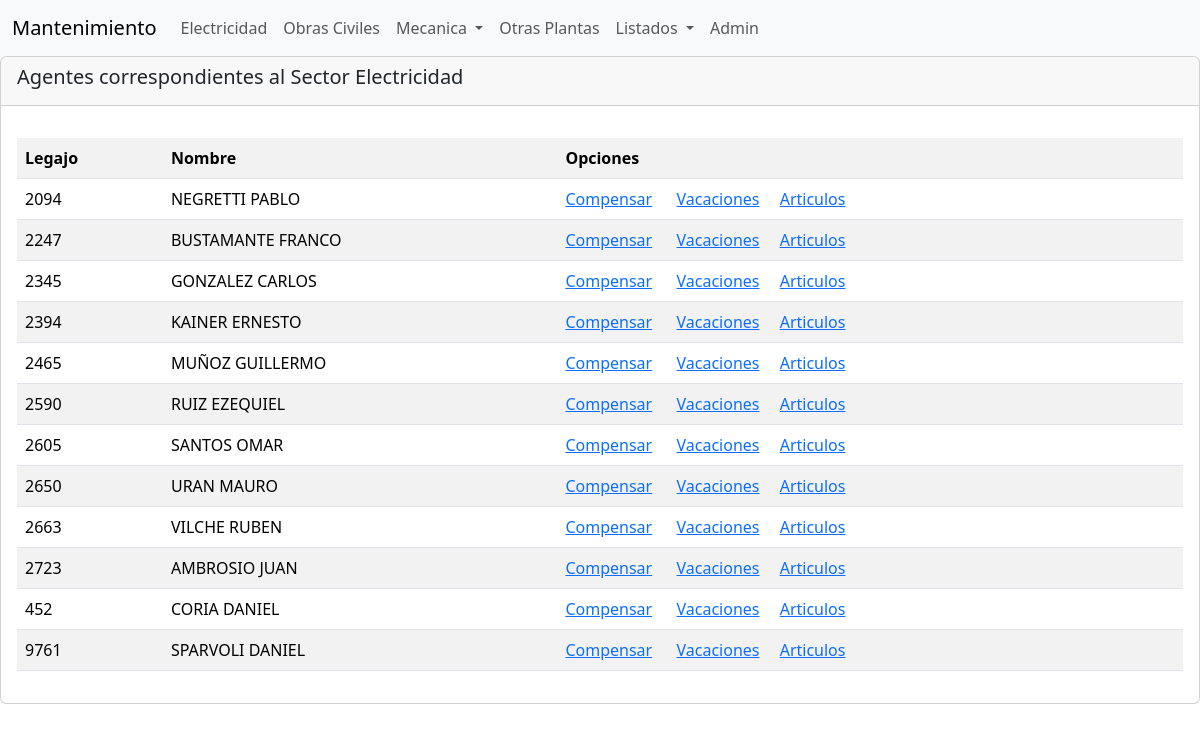
The app's page /electricidad with its own data.
### Agentes/models.py (models this page shows, shortened)
class Agente(models.Model):
    legajo = models.CharField(primary_key=True, max_length=4)
    nombre = models.CharField(max_length=50)
    area = models.ForeignKey(Area,null=True,blank=True,on_delete=models.CASCADE)

### Agentes/views.py (the view)
# urls.py: path('electricidad', views.electricidad),
def electricidad(request):
    listagentes = Agente.objects.filter(area=10).order_by('legajo')
    return render(request, "electricidad.html", {"agentes":listagentes})

### Agentes/Templates/electricidad.html
{% extends "./base.html" %}
{% block content %}
        <h5>Agentes correspondientes al Sector Electricidad</h5>
{% endblock %}
{% block body %}
  <div class="d-flex justify-content-center">
    <table class="table table-striped">
        <tr >
          <th>Legajo</th>
          <th>Nombre</th>
          <th>Opciones</th>
        </tr>
          {% for c in agentes %}
          <tr>
          <td>{{c.legajo}}</td>
          <td>{{c.nombre}}</td>
          <td><a href="compensatorios/{{c.legajo}}">Compensar</a> &emsp;
              <a href="vacaciones/{{c.legajo}}">Vacaciones</a>&emsp;
              <a href="articulos/{{c.legajo}}">Articulos</a></td>
        </tr>
          {% endfor %}
    </table>
</div>
{% endblock %}

### records on screen
Agente: legajo "2094", nombre "NEGRETTI PABLO"
Agente: legajo "2247", nombre "BUSTAMANTE FRANCO"
Agente: legajo "2345", nombre "GONZALEZ CARLOS"
Agente: legajo "2394", nombre "KAINER ERNESTO"
Agente: legajo "2465", nombre "MUÑOZ GUILLERMO"
Agente: legajo "2590", nombre "RUIZ EZEQUIEL"
Agente: legajo "2605", nombre "SANTOS OMAR"
Agente: legajo "2650", nombre "URAN MAURO"
Agente: legajo "2663", nombre "VILCHE RUBEN"
Agente: legajo "2723", nombre "AMBROSIO JUAN"
Agente: legajo "452", nombre "CORIA DANIEL"
Agente: legajo "9761", nombre "SPARVOLI DANIEL"
